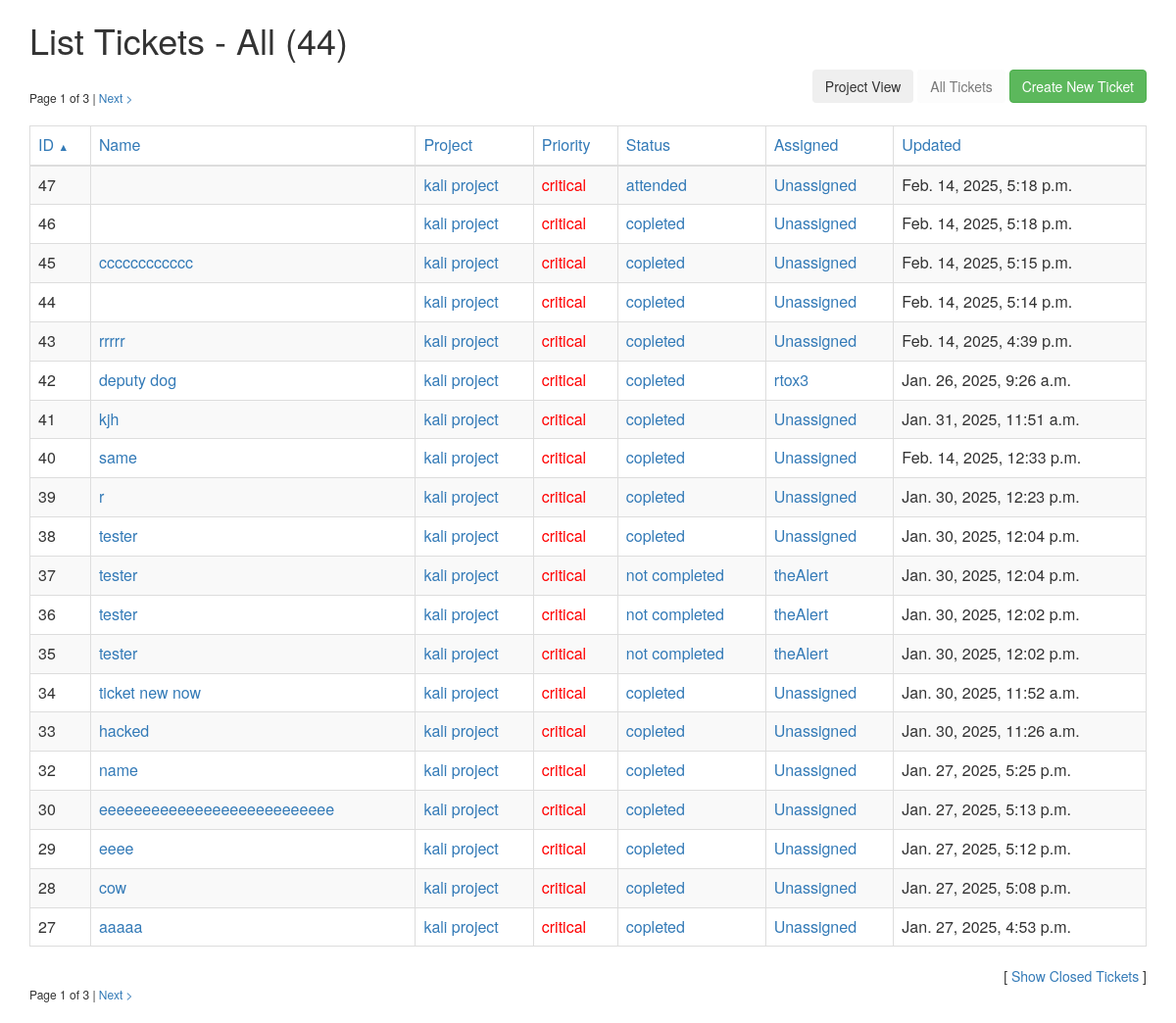
Screenshot of /tickets/ (signed in) with the database file from the repository.
### simpleticket/models.py (models this page shows, shortened)
class Ticket(models.Model):
    project = models.ForeignKey(Project, null=True, on_delete=models.CASCADE)
    name = models.CharField(max_length=28)
    desc = models.TextField()
    priority = models.ForeignKey(Priority, on_delete=models.CASCADE)
    status = models.ForeignKey(Status, on_delete=models.CASCADE)  # Use ForeignKey to Status
    creation_time = models.DateTimeField()
    update_time = models.DateTimeField()
    created_by = models.ForeignKey(
        settings.AUTH_USER_MODEL, null=True, related_name='tickets_created', on_delete=models.CASCADE
    )
    assigned_to = models.ForeignKey(
        settings.AUTH_USER_MODEL, null=True, related_name='tickets_assigned', on_delete=models.CASCADE
    )
    time_logged = models.FloatField(default=0)
    class Meta:
        permissions = [
            ('can_view_status', 'Can view ticket status'),
            ('can_change_status', 'Can change ticket status'),
            ('assign_ticket', 'Can assign tickets'),
        ]

class Project(models.Model):
    name = models.CharField(max_length=32)
    is_default = models.BooleanField(default=False)

class Priority(models.Model):
    name = models.CharField(max_length=32)
    value = models.IntegerField()
    is_default = models.BooleanField(default=False)
    display_color = models.TextField(max_length=16, default="#000000")

class Status(models.Model):
    name = models.CharField(max_length=32)
    is_default = models.BooleanField(default=False)
    hide_by_default = models.BooleanField(default=False)
    def __str__(self):
        return self.name

### simpleticket/views.py (the view)
# urls.py: path('', views.view_all, name='view_all'),
@login_required
def view_all(request):
    assigned_filter = request.GET.get("assigned_to")
    created_filter = request.GET.get("created_by")
    priority_filter = request.GET.get("priority")
    status_filter = request.GET.get("status")
    project_filter = request.GET.get("project")
    closed_filter = request.GET.get("show_closed")
    sort_setting = request.GET.get("sort")
    order_setting = request.GET.get("order")
    if not sort_setting:
        sort_setting = "id"
    if not order_setting:
        order_setting = "dsc"
    args = {}
    if assigned_filter and assigned_filter != 'unassigned':
        args['assigned_to'] = assigned_filter
    if assigned_filter and assigned_filter == 'unassigned':
        args['assigned_to__exact'] = None
    if created_filter:
        args['created_by'] = created_filter
    if priority_filter:
        args['priority'] = priority_filter
    if status_filter:
        args['status'] = status_filter
    if project_filter:
        args['project'] = project_filter
    tickets = Ticket.objects.filter(**args)
    if not closed_filter or closed_filter.lower() != "true":
        tickets = tickets.exclude(status__hide_by_default=True)
    sort_filter = sort_setting
    if sort_filter == 'assigned':
        sort_filter = 'assigned_to'
    if sort_filter == 'updated':
        sort_filter = 'update_time'
    if order_setting == 'dsc':
        sort_filter = '-' + sort_filter
    tickets = tickets.order_by(sort_filter)
    try:
        filterArray = []
        if assigned_filter and assigned_filter != 'unassigned':
            assigned = User.objects.get(pk=assigned_filter)
            filterArray.append("Assigned to: " + assigned.username)
        if assigned_filter and assigned_filter == 'unassigned':
            filterArray.append("Assigned to: Unassigned")
        if created_filter:
            created = User.objects.get(pk=created_filter)
            filterArray.append("Assigned to: " + created.username)
        if priority_filter:
            priority = Priority.objects.get(pk=priority_filter)
            filterArray.append("Priority: " + priority.name)
        if status_filter:
            status = Status.objects.get(pk=status_filter)
            filterArray.append("Status: " + status.name)
        if project_filter:
            project = Project.objects.get(pk=project_filter)
            filterArray.append("Project: " + project.name)
        if filterArray:
            filter = ', '.join(filterArray)
        else:
            filter = "All"
        filter_message = None
    except Exception as e:
        filter = "Filter Error"
        filter_message = e
    if tickets.count() < 1:
        filter_message = "No tickets meet the current filtering critera."
    get_dict = request.GET.copy()
    if get_dict.get('show_closed'):
        del get_dict['show_closed']
    if get_dict.get('sort'):
        del get_dict['sort']
    if get_dict.get('order'):
        del get_dict['order']
    base_url = request.path_info + "?" + urlencode(get_dict)
    if closed_filter == 'true':
        show_closed = 'true'
    else:
        show_closed = 'false'
    paginator = Paginator(tickets, 20)
    try: # Make sure page request is an int. If not, deliver first page.
        page = int(request.GET.get('page', '1'))
    except ValueError:
        page = 1
    try:
        tickets = paginator.page(page)
    except (EmptyPage, InvalidPage):
        tickets = paginator.page(paginator.num_pages)
    pairs = []
    for key in request.GET.keys():
        if key != 'page':
            pairs.append(key + "=" + request.GET.get(key))
    if tickets.has_next():
        pairs.append('page=' + str(tickets.next_page_number()))
    else:
        pairs.append('page=0')
    get_params = '&'.join(pairs)
    next_link = request.path + '?' + get_params
    pairs = []
    for key in request.GET.keys():
        if key != 'page':
            pairs.append(key + "=" + request.GET.get(key))
    if tickets.has_previous():
        pairs.append('page=' + str(tickets.previous_page_number()))
    else:
        pairs.append('page=0')
    get_params = '&'.join(pairs)
    prev_link = request.path + '?' + get_params
    return render(request, 'view_all.html', {'tickets': tickets, 'filter': filter,
                                                          'filter_message': filter_message, 'base_url': base_url,
                                                          'next_link': next_link, 'prev_link': prev_link,
                                                          'sort': sort_setting, 'order': order_setting,
                                                          'show_closed': show_closed})

### templates/view_all.html (shortened to what this page needs)
{% extends "base.html" %}
{% block pagename %}List Tickets - {{ filter }} ({{ tickets.paginator.count }}){% endblock %}
{% block content %}
    {% if tickets.object_list.count > 0 %}
        <div class="pagination">
            <span class="step-links">
                <span class="current">
                    Page {{ tickets.number }} of {{ tickets.paginator.num_pages }}
                </span>
                {% if tickets.has_next %}
                    | <a href="{{ next_link }}">Next &gt;</a>
                {% endif %}
            </span>
        </div>
    {% endif %}
    <div id="create-ticket-div">
        <button id="project-view-button" class="btn ticket-button">Project View</button>
        <button id="view-all-button" class="btn ticket-button" {% if filter == 'All' %}disabled="disabled"{% endif %}>All Tickets</button>
        <button id="create-ticket-button" class="btn btn-success ticket-button">Create New Ticket</button>
    </div>
    {% if tickets.object_list.count > 0 %}
        <table class="table table-striped table-bordered table-hover">
            <thead>
                <tr class="list-head">
                    <td><a href="{{ base_url }}&show_closed={{ show_closed }}&sort=id{% if sort != 'id' or order == 'dsc' %}&order=asc{% else %}&order=dsc{% endif %}">
                        ID
                        {% if sort == 'id' and order == 'dsc' %}<span style="font-size: 8pt;">&#x25B2;</span>{% endif %}
                    </a></td>
                    <td><a href="{{ base_url }}&show_closed={{ show_closed }}&sort=name{% if sort != 'name' or order == 'dsc' %}&order=asc{% else %}&order=dsc{% endif %}">
                        Name
                    </a></td>
                    <td><a href="{{ base_url }}&show_closed={{ show_closed }}&sort=project{% if sort != 'project' or order == 'dsc' %}&order=asc{% else %}&order=dsc{% endif %}">
                        Project
                    </a></td>
                    <td><a href="{{ base_url }}&show_closed={{ show_closed }}&sort=priority{% if sort != 'priority' or order == 'dsc' %}&order=asc{% else %}&order=dsc{% endif %}">
                        Priority
                    </a></td>
                    <td><a href="{{ base_url }}&show_closed={{ show_closed }}&sort=status{% if sort != 'status' or order == 'dsc' %}&order=asc{% else %}&order=dsc{% endif %}">
                        Status
                    </a></td>
                    <td><a href="{{ base_url }}&show_closed={{ show_closed }}&sort=assigned{% if sort != 'assigned' or order == 'dsc' %}&order=asc{% else %}&order=dsc{% endif %}">
                        Assigned
                    </a></td>
                    <td><a href="{{ base_url }}&show_closed={{ show_closed }}&sort=updated{% if sort != 'updated' or order == 'dsc' %}&order=asc{% else %}&order=dsc{% endif %}">
                        Updated
                    </a></td>
                </tr>
            </thead>
            <tbody>
                {% for ticket in tickets.object_list %}
                    <tr class="{% cycle 'odd' 'even' %}">
                        <td>{{ ticket.id }}</td>
                        <td><a href="/tickets/view/{{ ticket.id }}/">{{ ticket.name }}</a></td>
                        <td><a href="/tickets/?project={{ ticket.project.id }}">{{ ticket.project.name }}</a></td>
                        <td><a href="/tickets/?priority={{ ticket.priority.id }}" style="color: {{ ticket.priority.display_color }};">{{ ticket.priority.name }}</a></td>
                        <td><a href="/tickets/?status={{ ticket.status.id }}">{{ ticket.status }}</a></td>
                        {% if ticket.assigned_to %}
                            <td><a href="/tickets/?assigned_to={{ ticket.assigned_to.id }}">{{ ticket.assigned_to }}</a></td>
                        {% else %}
                            <td><a href="/tickets/?assigned_to=unassigned">Unassigned</a></td>
                        {% endif %}
                        <td>{{ ticket.update_time }}</td>
                    </tr>
                {% endfor %}
            </tbody>
        </table>
        <div class="pagination">
            <span class="step-links">
                <span class="current">
                    Page {{ tickets.number }} of {{ tickets.paginator.num_pages }}
                </span>
                {% if tickets.has_next %}
                    | <a href="{{ next_link }}">Next &gt;</a>
                {% endif %}
            </span>
        </div>
    {% else %}
        <br/><br/>
    {% endif %}
    {% if show_closed == 'true' %}
        <div class="show-closed">[ <a href="{{ base_url }}&show_closed=false&sort={{ sort }}&order={{ order }}">Hide Closed Tickets</a> ]</div>
    {% else %}
        <div class="show-closed">[ <a href="{{ base_url }}&show_closed=true&sort={{ sort }}&order={{ order }}">Show Closed Tickets</a> ]</div>
    {% endif %}
    <br/>
{% endblock %}

### templates/view_all.html (style rules this page uses)
.show-closed { float: right; }
.pagination { float: left; font-size: 9pt; }
#create-ticket-div { float: right; }
.content table { background-color: white; font-size: 12pt; }

### rows the page displays
Ticket: id "47", project.name "kali project", priority.name "critical", status "attended", shows "Unassigned", update_time "Feb. 14, 2025, 5:18 p.m."
Ticket: id "46", project.name "kali project", priority.name "critical", status "copleted", shows "Unassigned", update_time "Feb. 14, 2025, 5:18 p.m."
Ticket: id "45", name "cccccccccccc", project.name "kali project", priority.name "critical", status "copleted", shows "Unassigned", update_time "Feb. 14, 2025, 5:15 p.m."
Ticket: id "44", project.name "kali project", priority.name "critical", status "copleted", shows "Unassigned", update_time "Feb. 14, 2025, 5:14 p.m."
Ticket: id "43", name "rrrrr", project.name "kali project", priority.name "critical", status "copleted", shows "Unassigned", update_time "Feb. 14, 2025, 4:39 p.m."
Ticket: id "42", name "deputy dog", project.name "kali project", priority.name "critical", status "copleted", assigned_to "rtox3", update_time "Jan. 26, 2025, 9:26 a.m."
Ticket: id "41", name "kjh", project.name "kali project", priority.name "critical", status "copleted", shows "Unassigned", update_time "Jan. 31, 2025, 11:51 a.m."
Ticket: id "40", name "same", project.name "kali project", priority.name "critical", status "copleted", shows "Unassigned", update_time "Feb. 14, 2025, 12:33 p.m."
Ticket: id "39", name "r", project.name "kali project", priority.name "critical", status "copleted", shows "Unassigned", update_time "Jan. 30, 2025, 12:23 p.m."
Ticket: id "38", name "tester", project.name "kali project", priority.name "critical", status "copleted", shows "Unassigned", update_time "Jan. 30, 2025, 12:04 p.m."
Ticket: id "37", name "tester", project.name "kali project", priority.name "critical", status "not completed", assigned_to "theAlert", update_time "Jan. 30, 2025, 12:04 p.m."
Ticket: id "36", name "tester", project.name "kali project", priority.name "critical", status "not completed", assigned_to "theAlert", update_time "Jan. 30, 2025, 12:02 p.m."
Ticket: id "35", name "tester", project.name "kali project", priority.name "critical", status "not completed", assigned_to "theAlert", update_time "Jan. 30, 2025, 12:02 p.m."
Ticket: id "34", name "ticket new now", project.name "kali project", priority.name "critical", status "copleted", shows "Unassigned", update_time "Jan. 30, 2025, 11:52 a.m."
Ticket: id "33", name "hacked", project.name "kali project", priority.name "critical", status "copleted", shows "Unassigned", update_time "Jan. 30, 2025, 11:26 a.m."
Ticket: id "32", name "name", project.name "kali project", priority.name "critical", status "copleted", shows "Unassigned", update_time "Jan. 27, 2025, 5:25 p.m."
Ticket: id "30", name "eeeeeeeeeeeeeeeeeeeeeeeeeee", project.name "kali project", priority.name "critical", status "copleted", shows "Unassigned", update_time "Jan. 27, 2025, 5:13 p.m."
Ticket: id "29", name "eeee", project.name "kali project", priority.name "critical", status "copleted", shows "Unassigned", update_time "Jan. 27, 2025, 5:12 p.m."
Ticket: id "28", name "cow", project.name "kali project", priority.name "critical", status "copleted", shows "Unassigned", update_time "Jan. 27, 2025, 5:08 p.m."
Ticket: id "27", name "aaaaa", project.name "kali project", priority.name "critical", status "copleted", shows "Unassigned", update_time "Jan. 27, 2025, 4:53 p.m."

### other values shown
{{ filter }} "All"
{{ tickets.paginator.count }} "44"
{{ tickets.number }} "1"
{{ tickets.paginator.num_pages }} "3"
